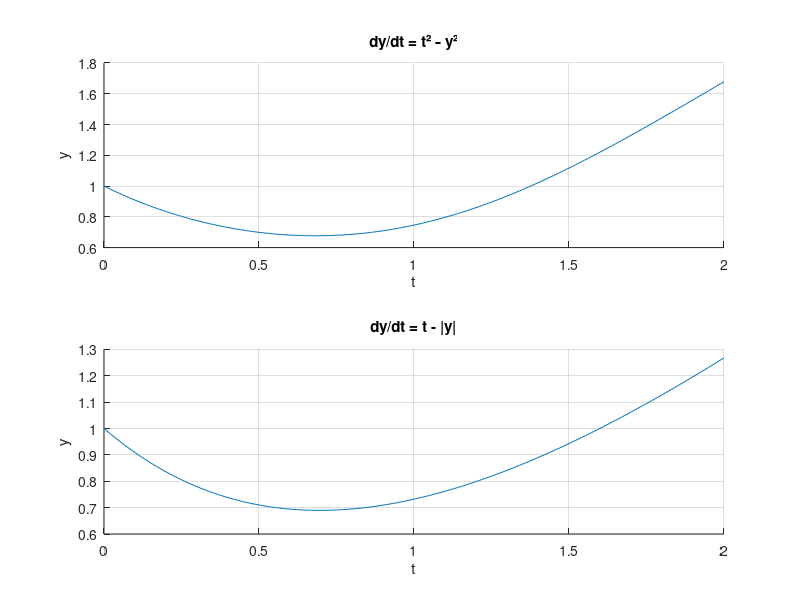

Here is the MATLAB script that generated this plot:
%Exercise 2
%Euler's approximation for a differential equation



%(i)

h = 0.01;
t = 0 : 0.01 : 2;
y = zeros(length(t), 1);

y(1) = 1;

for i = 2 : length(t)
    y(i) = y(i-1) + h*(t(i-1)^2-y(i-1)^2);
end

subplot(2,1,1);
hold on;
title('dy/dt = t² - y²');
xlabel('t');
ylabel('y');
plot(t, y);
grid on;
hold off;

%(ii)
i = 2;
while(i <= length(t))
    y(i) = y(i-1) + h*(t(i-1) - norm(y(i-1)));
    
    i = i+1;
end

subplot(2,1,2);
hold on;
title('dy/dt = t - |y|');
xlabel('t');
ylabel('y');
plot(t, y);
grid on;
hold off;
